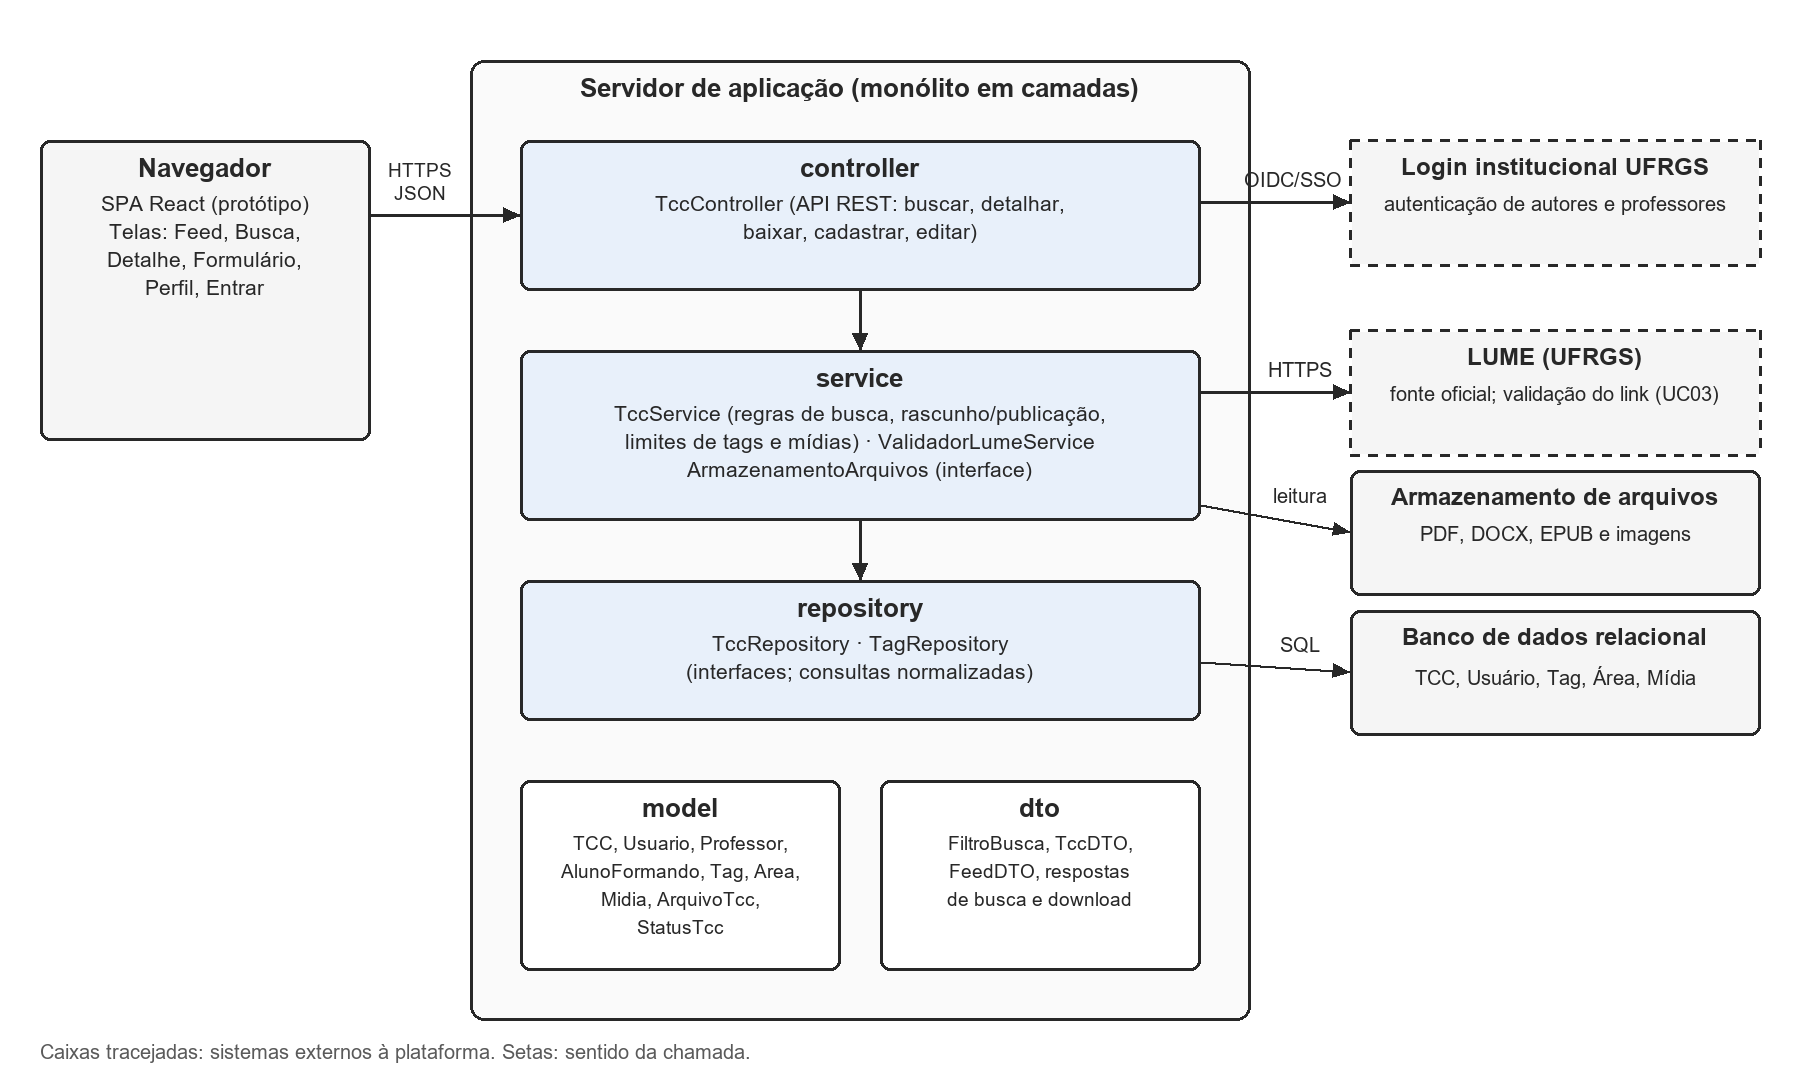

Source code (Python):
from PIL import Image, ImageDraw, ImageFont
import sys
W,H=1800,1080
img=Image.new('RGB',(W,H),'white'); d=ImageDraw.Draw(img)
F='C:/Windows/Fonts/arial.ttf'; FB='C:/Windows/Fonts/arialbd.ttf'
f=lambda s:ImageFont.truetype(F,s); fb=lambda s:ImageFont.truetype(FB,s)
INK=(40,40,40); EXT=(245,245,245); LAY=(232,240,250); SRV=(250,250,250)
def box(x,y,w,h,title,lines=(),fill=(255,255,255),dash=False,tsize=26,lsize=21):
    if dash:
        for i in range(x,x+w,18): d.line([(i,y),(min(i+9,x+w),y)],fill=INK,width=3); d.line([(i,y+h),(min(i+9,x+w),y+h)],fill=INK,width=3)
        for j in range(y,y+h,18): d.line([(x,j),(x,min(j+9,y+h))],fill=INK,width=3); d.line([(x+w,j),(x+w,min(j+9,y+h))],fill=INK,width=3)
        d.rectangle([x+2,y+2,x+w-2,y+h-2],fill=fill)
    else:
        d.rounded_rectangle([x,y,x+w,y+h],radius=10,fill=fill,outline=INK,width=3)
    d.text((x+w/2,y+18),title,font=fb(tsize),fill=INK,anchor='mt')
    for i,l in enumerate(lines): d.text((x+w/2,y+56+i*28),l,font=f(lsize),fill=INK,anchor='mt')
def arrow(p,q,label=None,off=(0,-24),both=False):
    import math
    d.line([p,q],fill=INK,width=3)
    def head(a,b):
        ang=math.atan2(b[1]-a[1],b[0]-a[0]); L=18
        pts=[b,(b[0]-L*math.cos(ang-0.4),b[1]-L*math.sin(ang-0.4)),(b[0]-L*math.cos(ang+0.4),b[1]-L*math.sin(ang+0.4))]
        d.polygon(pts,fill=INK)
    head(p,q)
    if both: head(q,p)
    if label:
        mx,my=(p[0]+q[0])/2+off[0],(p[1]+q[1])/2+off[1]
        d.text((mx,my),label,font=f(20),fill=INK,anchor='mm')
# cliente
box(40,140,330,300,'Navegador',['SPA React (protótipo)','Telas: Feed, Busca,','Detalhe, Formulário,','Perfil, Entrar'],fill=EXT)
# servidor
d.rounded_rectangle([470,60,1250,1020],radius=14,fill=SRV,outline=INK,width=3)
d.text((860,78),'Servidor de aplicação (monólito em camadas)',font=fb(26),fill=INK,anchor='mt')
box(520,140,680,150,'controller',['TccController (API REST: buscar, detalhar,','baixar, cadastrar, editar)'],fill=LAY)
box(520,350,680,170,'service',['TccService (regras de busca, rascunho/publicação,','limites de tags e mídias) · ValidadorLumeService','ArmazenamentoArquivos (interface)'],fill=LAY)
box(520,580,680,140,'repository',['TccRepository · TagRepository','(interfaces; consultas normalizadas)'],fill=LAY)
box(520,780,320,190,'model',['TCC, Usuario, Professor,','AlunoFormando, Tag, Area,','Midia, ArquivoTcc,','StatusTcc'],fill=(255,255,255),lsize=19)
box(880,780,320,190,'dto',['FiltroBusca, TccDTO,','FeedDTO, respostas','de busca e download'],fill=(255,255,255),lsize=19)
arrow((860,290),(860,350)); arrow((860,520),(860,580))
# externos
box(1350,140,410,125,'Login institucional UFRGS',['autenticação de autores e professores'],fill=EXT,dash=True,tsize=24,lsize=20)
box(1350,330,410,125,'LUME (UFRGS)',['fonte oficial; validação do link (UC03)'],fill=EXT,dash=True,tsize=24,lsize=20)
box(1350,470,410,125,'Armazenamento de arquivos',['PDF, DOCX, EPUB e imagens'],fill=EXT,tsize=24,lsize=20)
box(1350,610,410,125,'Banco de dados relacional',['TCC, Usuário, Tag, Área, Mídia'],fill=EXT,tsize=24,lsize=20)
arrow((370,215),(520,215))
d.text((420,170),'HTTPS',font=f(19),fill=INK,anchor='mm'); d.text((420,193),'JSON',font=f(19),fill=INK,anchor='mm')
arrow((1200,202),(1350,202),'OIDC/SSO',off=(18,-22))
arrow((1200,392),(1350,392),'HTTPS',off=(25,-22))
arrow((1200,505),(1350,532),'leitura',off=(25,-22))
arrow((1200,662),(1350,672),'SQL',off=(25,-22))
d.text((40,1040),'Caixas tracejadas: sistemas externos à plataforma. Setas: sentido da chamada.',font=f(20),fill=(90,90,90))
img.save(sys.argv[1])
